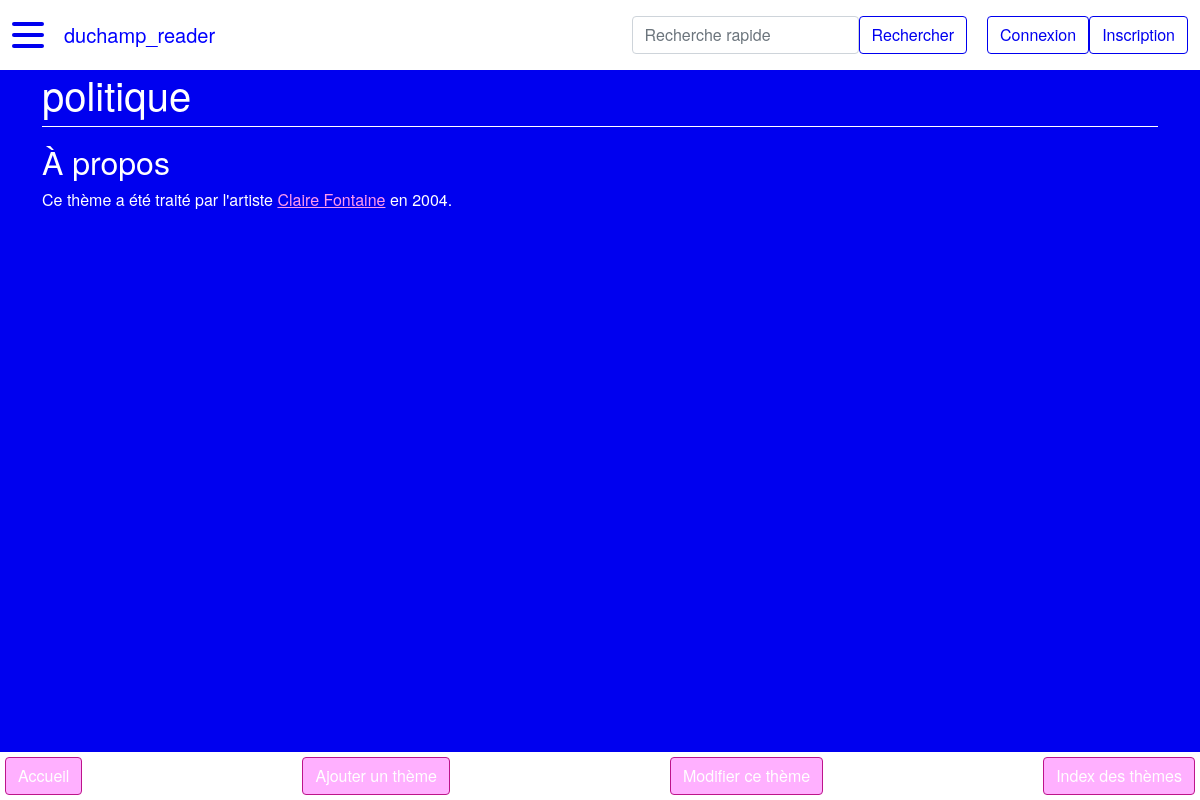
The app's page /theme/7, older data.
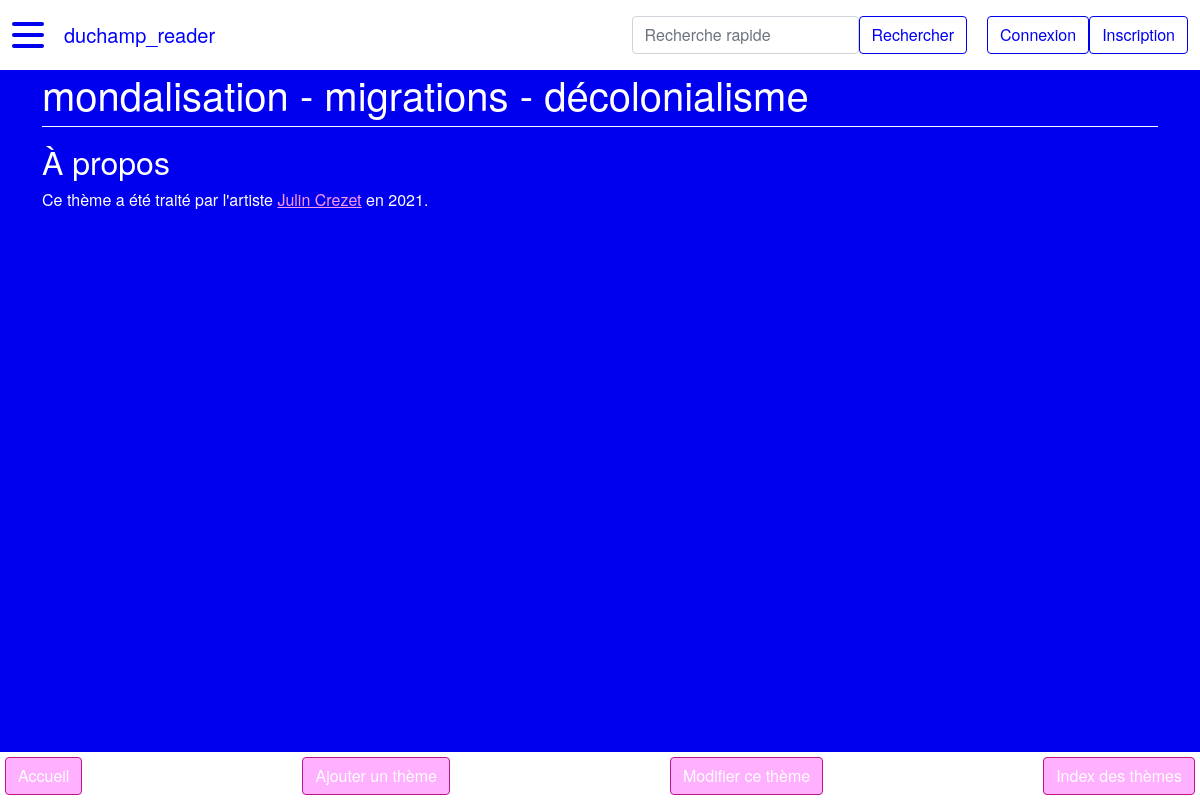
The same page, newer data.
### duchamp_reader/modeles/classes_generic.py (models this page shows, shortened)
class Theme(db.Model):
    __tablename__ = "theme"
    id = db.Column(db.Integer, unique=True, nullable=False, primary_key=True, autoincrement=True)
    nom = db.Column(db.Text, nullable=False)
    classname = db.Column(db.Text, nullable=False, default="theme")
    authorship = db.relationship("AuthorshipTheme", back_populates="theme")
    nomination = db.relationship("Nomination", back_populates="theme")

class Nomination(db.Model):
    __tablename__ = "nomination"
    id = db.Column(db.Integer, unique=True, nullable=False, primary_key=True, autoincrement=True)
    annee = db.Column(db.Integer, nullable=False) # format YYYY
    laureat = db.Column(db.Boolean, nullable=False, default=0) # 1 si lauréat, 0 si non
    id_artiste = db.Column(db.Integer, db.ForeignKey("artiste.id"), nullable=False)
    id_theme = db.Column(db.Integer, db.ForeignKey("theme.id"), nullable=False)
    classname = db.Column(db.Text, nullable=False, default="nomination")
    authorship = db.relationship("AuthorshipNomination", back_populates="nomination")
    artiste = db.relationship("Artiste", back_populates="nomination")
    theme = db.relationship("Theme", back_populates="nomination", uselist=False)

class Artiste(db.Model):
    __tablename__ = "artiste"
    id = db.Column(db.Integer, unique=True, nullable=False, primary_key=True, autoincrement=True)
    nom = db.Column(db.Text, nullable=False)
    prenom = db.Column(db.Text, nullable=False)
    annee_naissance = db.Column(db.Integer) # format YYYY
    genre = db.Column(db.String(1))  # M : masculin, F : femme, A : autre/non-binaire
    id_wikidata = db.Column(db.Text)
    id_ville_naissance = db.Column(db.Integer, db.ForeignKey("ville.id"))
    id_ville_residence = db.Column(db.Integer, db.ForeignKey("ville.id"))
    classname = db.Column(db.Text, nullable=False, default="artiste")
    authorship = db.relationship("AuthorshipArtiste", back_populates="artiste")
    represent = db.relationship("RelationRepresente", back_populates="artiste")
    ville_naissance = db.relationship("Ville", foreign_keys=[id_ville_naissance],
                                      backref="artiste_ville_naissance", uselist=False)
    ville_residence = db.relationship("Ville", foreign_keys=[id_ville_residence],
                                      backref="artiste_ville_residence", uselist=False)
    nomination = db.relationship("Nomination", back_populates="artiste", uselist=False)
    @hybrid.hybrid_property
    def full(self):
        return self.prenom + " " + self.nom

### duchamp_reader/routes.py (the view)
@app.route("/theme/<int:id_theme>")
def theme_main(id_theme):
    theme = Theme.query.filter(Theme.id == id_theme).first()
    return render_template("pages/theme_main.html", theme=theme,
                           last_nominations=last_nominations, last_artistes=last_artistes, last_galeries=last_galeries,
                           last_themes=last_themes, last_villes=last_villes)

### duchamp_reader/templates/pages/theme_main.html (shortened to what this page needs)
{% extends "conteneur.html" %}
{% block corps %}
    {% if theme %}
        <h1>{{theme.nom}}</h1>
        <h2>À propos</h2>
        <p>Ce thème
            {% if theme.nomination|length > 1 %} a été traité par les artistes :
                <ul>
                    {% for t in theme.nomination %}
                        <li><a href="{{ url_for('artiste_main', id_artiste=t.id_artiste) }}">{{t.artiste.full}}</a> (en {{t.annee}})</li>
                    {% endfor %}
                </ul>
            {% elif theme.nomination|length == 1 %}
                a été traité par l'artiste
                {% for t in theme.nomination %}
                    <a href="{{ url_for('artiste_main', id_artiste=t.id_artiste) }}">{{t.artiste.full}}</a> en {{t.annee}}.
                {% endfor %}
            {% else %} n'a été traité par aucun.e artiste.
            {% endif %}
        </p>
    {% else %}
        <p>La base de données est en cours de constitution</p>
    {% endif %}
    <div class="basdepage">
        <a class="btn" href="{{url_for('accueil')}}">Accueil</a>
        <a class="btn" href="{{url_for('theme_add')}}">Ajouter un thème</a>
        <a class="btn" href="{{url_for('theme_update', id_theme=theme.id) }}">Modifier ce thème</a>
        <a class="btn" href="{{url_for('theme_index')}}">Index des thèmes</a>
    </div>
{% endblock %}

### duchamp_reader/templates/conteneur.html (shortened to what this page needs)
<!DOCTYPE html>
<html lang="fr">
    <head>
            {% include "partials/css.html" %}
    </head>
    <body>
        <nav class="navbar navbar-expand-md navbar-light bg-light fixed-top" id="mainNav">
            <div class="container-fluid">
                <div class="hamburger-lines">
                    <span class="line line1"></span>
                    <span class="line line2"></span>
                    <span class="line line3"></span>
                </div>
                <a class="navbar-brand" href="{{ url_for('accueil') }}">duchamp_reader</a>
                <form class="form-inline" action="{{url_for('recherche')}}" method="GET">
                    <input class="form-control" name="keyword" type="search" placeholder="Recherche rapide"
                        aria-label="Recherche">
                        <button class="btn btn-outline-info" type="submit">Rechercher</button>
                </form>
                {% if not current_user.is_authenticated %}
                    <a href="{{ url_for('connexion') }}">
                        <button class="btn btn-outline-info">Connexion</button>
                    </a>
                    <a href="{{ url_for('inscription') }}">
                        <button class="btn btn-outline-info">Inscription</button>
                    </a>
                {% else %}
                    <a href="{{ url_for('deconnexion') }}">
                        <button class="btn btn-outline-info">Déconnexion</button>
                    </a>
                {% endif %}
            </div>
        </nav>
        <div class="container">
            <div class="row">
                <div class="col">
                    {% block corps %}{% endblock %}
                </div>
            </div>
        </div>
    </body>
</html>

### duchamp_reader/templates/partials/css.html
<link rel="stylesheet" type="text/css" href="../../static/css/bootstrap.css">

Row changes from the older to the newer data that the page shows:
removed Nomination: artiste.full "Claire Fontaine", annee "2004"
changed Theme: nom "politique" → "mondalisation - migrations - décolonialisme"
now on this page (row edited): Nomination: artiste.full "Julin Crezet", annee "2021"
